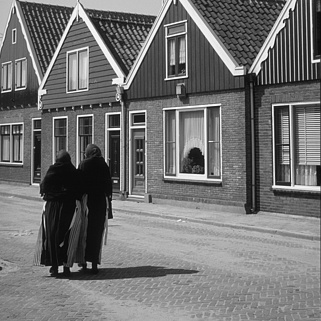
%> input picture Assignments/Assignment 1/CV_assignment_i235/i235.png, 321 x 321 px
$ octave Median_and_Averaging_filtering_i235.m   (GNU Octave 9; MATLAB toolbox functions it lacks are replaced by stand-ins)
%> lines starting %> are read from the running program, lines starting %| are printed output that depends on the picture

IN = imread('i235.png');
%> IN is the input picture: size 321x321 uint8; min 3, max 251, mean 114.8
if size(IN,3)==3, IN = rgb2gray(IN); end

%% Gaussian noise filtering

% --- Gaussian Noise ---
outG = double(IN) + 20*randn(size(IN));
outG = uint8(min(max(outG,0),255));
%> outG: size 321x321 uint8

%smoothing by averaging 3x3
K1=ones(3)/9;
outc11=conv2(outG,K1,'same');
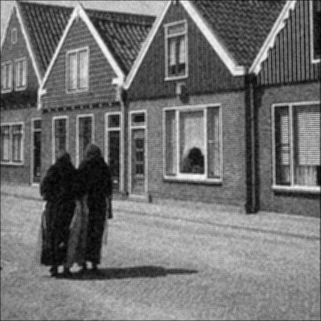
%> outc11: size 321x321 double; min 1.11, max 250.8, mean 114.3
figure,imagesc(outc11),colormap gray,title('Gaussian smoothing by averaging 3x3');
showHist(outc11, 'Gaussian Histogram (3x3 moving average filter)');
%> in showHist, `[c,b] = imhist(I,256);`: c = 256 values, max 837 at index 160, min 0 at index 1, mean 402.5; b = 256 values from 0 to 255
%> figure, not shown here; tallest bar 837 high, from x = 158.6 to 159.4
%
%non-linear median filter 3x3
outm11=medfilt2(outG,[3,3]);
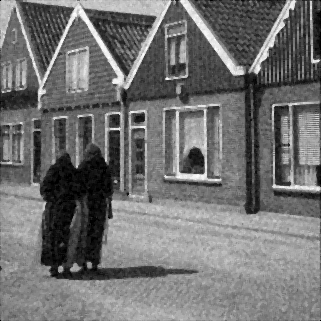
%> outm11: size 321x321 uint8; min 0, max 255, mean 113.8
figure,imagesc(outm11),colormap gray,title('Gaussian non-linear filter 3x3');
showHist(outm11, 'Gaussian Histogram (3x3 non-linear filter)');
%> figure, not shown here; tallest bar 837 high, from x = 148.6 to 149.4

%smoothing by averaging 7x7
K2=ones(7)/9;
outc12=conv2(outG,K2,'same');
figure,imagesc(outc12),colormap gray,title('Gaussian smoothing by averaging 7x7')
showHist(outc12, 'Gaussian Histogram (7x7 moving average filter)');
%> figure, not shown here; tallest bar 94886 high, from x = 254.6 to 255.4
%
%non-linear median filter 7x7
outm12=medfilt2(outG,[7,7]);
figure,imagesc(outm12),colormap gray,title('Gaussian non-linear filter 7x7')
showHist(outm12, 'Gaussian Histogram (7x7 non-linear filter)');
%> figure, not shown here; tallest bar 924 high, from x = 140.6 to 141.4

%% Salt & pepper noise filtering

% --- Salt & Pepper ---
outSP = imnoise(IN,'salt & pepper',0.2);

%smoothing by averaging 3x3
K1=ones(3)/9;
outc21=conv2(outSP,K1,'same');
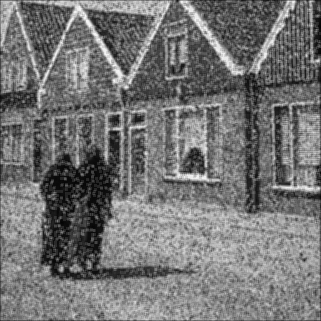
%> outc21: size 321x321 double; min 4.56, max 249.7, mean 116.9
figure,imagesc(outc21),colormap gray,title('S&P smoothing by averaging 3x3')
showHist(outc21, 'S&P Histogram (3x3 moving average filter)');
%> figure, not shown here; tallest bar 921 high, from x = 132.6 to 133.4
%
%non-linear median filter 3x3
outm21=medfilt2(outSP,[3,3]);
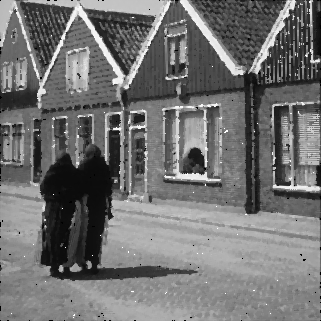
%> outm21: size 321x321 uint8; min 0, max 255, mean 114
figure,imagesc(outm21),colormap gray,title('S&P non-linear filter 3x3')
showHist(outm21, 'S&P Histogram (3x3 non-linear filter)');
%> figure, not shown here; tallest bar 1008 high, from x = 11.6 to 12.4

%smoothing by averaging 7x7
K2=ones(7)/9;
outc22=conv2(outSP,K2,'same');
figure,imagesc(outc22),colormap gray,title('S&P smoothing by averaging 7x7')
showHist(outc22, 'S&P Histogram (7x7 moving average filter)');
%> call 7 of showHist, with ttl = 'S&P Histogram (7x7 moving average filter)'
%> in showHist (call 7), `I = uint8(I)`:
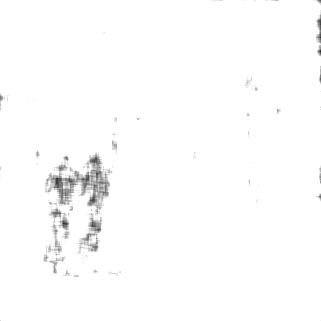
%> I: size 321x321 uint8; min 37, max 255, mean 252.3
%> in showHist (call 7), `[c,b] = imhist(I,256);`: c = 256 values, max 98576 at index 256, min 0 at index 1, mean 402.5
%> figure, not shown here; tallest bar 98576 high, from x = 254.6 to 255.4
%
%non-linear median filter 7x7
outm22=medfilt2(outSP,[7,7]);
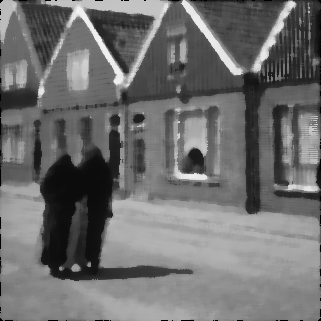
%> outm22: size 321x321 uint8; min 0, max 243, mean 111.1
figure,imagesc(outm22),colormap gray,title('S&P non-linear filter 7x7')
showHist(outm22, 'S&P Histogram (7x7 non-linear filter)');
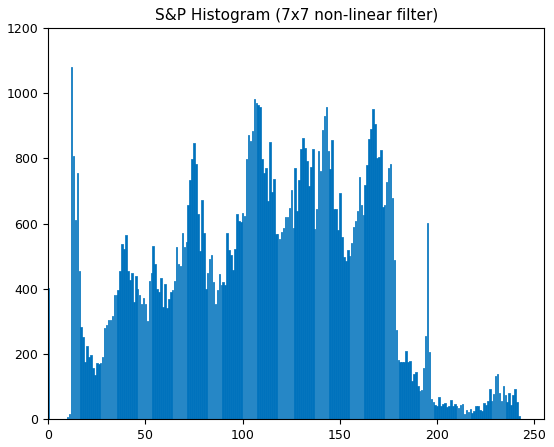
%> figure redrawn from the program's plot data; tallest bar 1080 high, from x = 11.6 to 12.4

%function described to fix a histogram graphics related issue that kept
%showing. I used a "showHist" function call instead of "imhist" function
%(that kept showing the histogram graphic bug).

function showHist(I, ttl)
    % I   = image (uint8 or double)
    % ttl = title
    if ~isa(I,'uint8'), I = uint8(I); end
    [c,b] = imhist(I,256);
    figure;
    bar(b, c, 'EdgeColor','none');  %net color and not linked with colormap
    xlim([0 255]); title(ttl);
    set(gcf,'Color','w'); set(gca,'Box','on');

end
